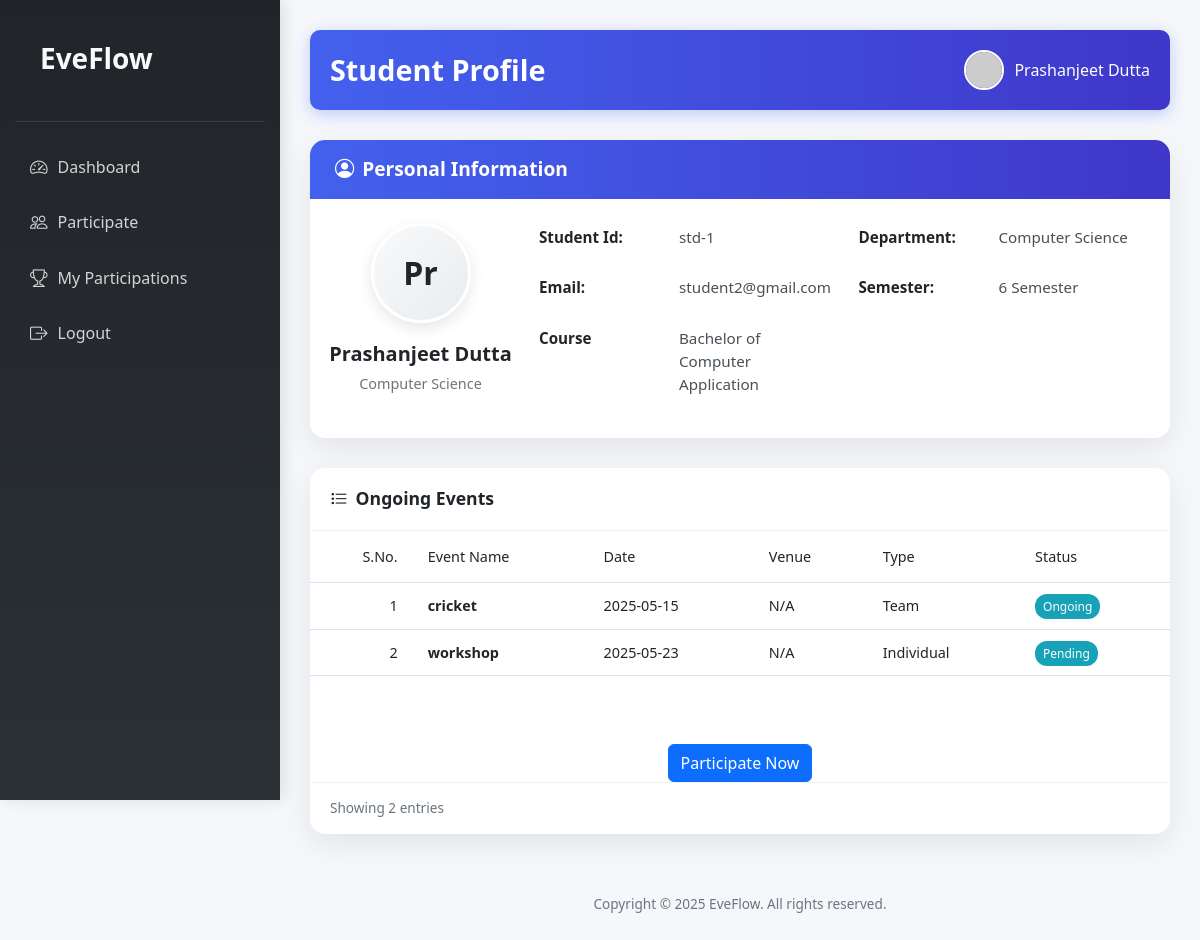
/student.php (signed in), run on the app's committed database.
### tables this page shows
CREATE TABLE `users` (
  `st_id` varchar(20) NOT NULL,
  `email` varchar(255) NOT NULL,
  `student_name` varchar(255) NOT NULL,
  `course` varchar(255) NOT NULL,
  `dept` varchar(255) NOT NULL,
  `semester` varchar(255) NOT NULL,
  `password` varchar(255) NOT NULL,
  `created_at` timestamp NOT NULL DEFAULT current_timestamp()
);

CREATE TABLE `events` (
  `event_id` int(11) NOT NULL,
  `event_name` varchar(255) NOT NULL,
  `event_date` date NOT NULL,
  `venue_id` int(11) DEFAULT NULL,
  `event_type` enum('Individual','Team') NOT NULL,
  `status` enum('Pending','Ongoing','Completed') NOT NULL DEFAULT 'Pending',
  `organizer_id` varchar(20) NOT NULL,
  `created_at` timestamp NOT NULL DEFAULT current_timestamp()
);

### student.php (the view, shortened to what this page needs)
<?php
$servername = "localhost";
$username = "root";
$password = "";
$dbname = "eveflow_db";
$conn = new mysqli($servername, $username, $password, $dbname);
$student_id = mysqli_real_escape_string($conn, $_SESSION['st_id']);
$student_query = "SELECT * FROM users WHERE st_id = '$student_id'";
$student_result = $conn->query($student_query);
$student_data = $student_result->fetch_assoc();
$events_query = "SELECT e.event_id, e.event_name, e.event_date,
                        v.venue_name, e.event_type, e.status
                 FROM events e
                 LEFT JOIN venue v ON e.venue_id = v.venue_id
                 WHERE e.status IN ('ongoing', 'pending')
                 ORDER BY e.event_date ASC";
$events_result = $conn->query($events_query);
?>
<!DOCTYPE html>
<html lang="en">
<head>
    <link href="https://cdn.jsdelivr.net/npm/bootstrap@5.3.0/dist/css/bootstrap.min.css" rel="stylesheet">
    <link rel="stylesheet" href="https://cdn.jsdelivr.net/npm/bootstrap-icons@1.10.0/font/bootstrap-icons.css">
    <link rel="stylesheet" href="css/userstyle.css" type="text/css" media="all" />
</head>
<body>
    <div class="sidebar">
        <div class="sidebar-header">
            <a href="index.php" class="no-transform-hover"><h3><span>EveFlow</span></h3></a>
        </div>
        <a href="student.php"><i class="bi bi-speedometer2"></i> <span>Dashboard</span></a>
        <a href="apply.php"><i class="bi bi-people"></i> <span>Participate</span></a>
        <a href="participation.php"><i class="bi bi-trophy"></i> <span>My Participations</span></a>
        <a href="logout.php"><i class="bi bi-box-arrow-right"></i> <span>Logout</span></a>
    </div>
    <div class="content">
        <div class="header">
            <div class="d-flex align-items-center">
                <h1>Student Profile</h1>
            </div>
            <div class="user-info">
                <img src="https://ui-avatars.com/api/?name=<?php echo urlencode($student_data['student_name']); ?>&background=random" alt="User">
                <span><?php echo htmlspecialchars($student_data['student_name']); ?></span>
            </div>
        </div>
        <div class="profile-card card">
            <div class="card-header">
                <i class="bi bi-person-circle me-2"></i>Personal Information
            </div>
            <div class="card-body py-4">
                <div class="row align-items-center">
                    <div class="col-md-3 text-center mb-4 mb-md-0">
                        <div class="profile-badge mx-auto mb-3"><?php echo substr($student_data['student_name'], 0, 2); ?></div>
                        <div class="profile-name"><?php echo htmlspecialchars($student_data['student_name']); ?></div>
                        <div class="profile-subtitle"><?php echo htmlspecialchars($student_data['dept']); ?></div>
                    </div>
                    <div class="col-md-9">
                        <div class="row g-4">
                            <div class="col-md-6">
                                <div class="profile-details">
                                    <div class="detail-row mb-3">
                                        <span class="detail-label">Student Id:</span>
                                        <span class="detail-value"><?php echo htmlspecialchars($student_data['st_id']); ?></span>
                                    </div>
                                    <div class="detail-row mb-3">
                                        <span class="detail-label">Email:</span>
                                        <span class="detail-value"><?php echo htmlspecialchars($student_data['email']); ?></span>
                                    </div>
                                    <div class="detail-row mb-3">
                                        <span class="detail-label">Course</span>
                                        <span class="detail-value"><?php echo htmlspecialchars($student_data['course']); ?></span>
                                    </div>
                                </div>
                            </div>
                            <div class="col-md-6">
                                <div class="profile-details">
                                    <div class="detail-row mb-3">
                                        <span class="detail-label">Department:</span>
                                        <span class="detail-value"><?php echo htmlspecialchars($student_data['dept']); ?></span>
                                    </div>
                                    <div class="detail-row mb-3">
                                        <span class="detail-label">Semester:</span>
                                        <span class="detail-value"><?php echo htmlspecialchars($student_data['semester']); ?> Semester</span>
                                    </div>
                                </div>
                            </div>
                        </div>
                    </div>
                </div>
            </div>
        </div>
        <div class="table-container">
            <div class="table-title">
                <h4><i class="bi bi-list-task me-2"></i>Ongoing Events</h4>
            </div>
            <div class="table-responsive">
                <table class="table table-hover mb-0">
                    <thead>
                        <tr>
                            <th class="id-column">S.No.</th>
                            <th>Event Name</th>
                            <th>Date</th>
                            <th>Venue</th>
                            <th>Type</th>
                            <th>Status</th>
                        </tr>
                    </thead>
                    <tbody>
                        <?php if ($events_result->num_rows > 0): ?>
                            <?php $serialNumber = 1;  ?>
                            <?php while($event = $events_result->fetch_assoc()): ?>
                                <tr>
                                    <td class="id-column"><?php echo $serialNumber++; ?></td>
                                    <td>
                                        <div class="d-flex align-items-center">
                                            <strong><?php echo htmlspecialchars($event['event_name']); ?></strong>
                                        </div>
                                    </td>
                                    <td><?php echo htmlspecialchars($event['event_date']); ?></td>
                                    <td><?php echo htmlspecialchars($event['venue_name'] ?? 'N/A'); ?></td>
                                    <td><?php echo htmlspecialchars($event['event_type']); ?></td>
                                    <td>
                                        <span class="status-badge <?php echo ($event['status'] == 'completed') ? 'badge-completed' : (($event['status'] == 'ongoing') ? 'badge-ongoing' : 'badge-pending'); ?>">
                                            <?php echo ucfirst(htmlspecialchars($event['status'])); ?>
                                        </span>
                                    </td>
                                </tr>
                            <?php endwhile; ?>
                        <?php else: ?>
                            <tr>
                                <td colspan="6" class="text-center">No ongoing events found</td>
                            </tr>
                        <?php endif; ?>
                    </tbody>
                </table>
            </div>
            <?php if ($events_result->num_rows > 0): ?>
            <br><br>
            <div class="participate-btn-container">
                <a href="apply.php" class="btn btn-primary">Participate Now</a>
            </div>
            <?php endif; ?>
            <div class="pagination-container">
                <div class="entries-info">
                    Showing <?php echo $events_result->num_rows; ?> entries
                </div>
            </div>
        </div>
        <div class="footer">
            <p>Copyright © 2025 EveFlow. All rights reserved.</p>
        </div>
    </div>
</body>
</html>

### css/userstyle.css (style rules this page uses)
:root { --primary-color: #4361ee; --secondary-color: #3f37c9; --accent-color: #4895ef; --dark-color: #212529; --light-color: #f8f9fa; --success-color: #4cc9f0; }
body { display: flex; background-color: #f5f7fb; font-family: 'Segoe UI', Tahoma, Geneva, Verdana, sans-serif; overflow-x: hidden; }
.sidebar { width: 280px; height: 100vh; background: linear-gradient(180deg, var(--dark-color), #2b3035); color: white; padding: 25px 15px; position: fixed; box-shadow: 4px 0 15px rgba(0, 0, 0, 0.1); z-index: 1000; transition: all 0.3s ease; }
.sidebar-header { padding: 0 10px 20px; margin-bottom: 20px; border-bottom: 1px solid rgba(255, 255, 255, 0.1); }
.sidebar-header h3 { font-weight: 700; color: var(--light-color); display: flex; align-items: center; }
.sidebar a { color: rgba(255, 255, 255, 0.8); text-decoration: none; display: flex; align-items: center; padding: 12px 15px; border-radius: 8px; margin: 5px 0; transition: all 0.3s ease; }
.sidebar a i { margin-right: 10px; font-size: 1.1rem; }
.content { margin-left: 280px; width: calc(100% - 280px); padding: 30px; transition: all 0.3s ease; }
.header { background: linear-gradient(90deg, var(--primary-color), var(--secondary-color)); color: white; padding: 20px; border-radius: 10px; margin-bottom: 30px; box-shadow: 0 4px 15px rgba(67, 97, 238, 0.3); display: flex; justify-content: space-between; align-items: center; }
.header h1 { font-size: 1.8rem; font-weight: 600; margin: 0; }
.user-info { display: flex; align-items: center; }
.user-info img { width: 40px; height: 40px; border-radius: 50%; margin-right: 10px; border: 2px solid white; }
.profile-card { border-radius: 15px; border: none; box-shadow: 0 10px 30px rgba(0, 0, 0, 0.08); overflow: hidden; margin-bottom: 30px; }
.profile-card .card-header { background: linear-gradient(90deg, var(--primary-color), var(--secondary-color)); color: white; padding: 15px 25px; font-weight: 600; font-size: 1.2rem; border-bottom: none; }
.profile-badge { width: 100px; height: 100px; font-size: 2rem; font-weight: 700; background: linear-gradient(135deg, #f8f9fa, #e9ecef); color: var(--dark-color); display: flex; align-items: center; justify-content: center; border-radius: 50%; box-shadow: 0 5px 15px rgba(0, 0, 0, 0.1); border: 3px solid white; }
.profile-details { display: flex; flex-direction: column; gap: 12px; }
.detail-row { display: flex; align-items: baseline; }
.detail-label { width: 140px; font-weight: 600; color: var(--dark-color); font-size: 0.95rem; flex-shrink: 0; }
.detail-value { font-size: 0.95rem; color: #495057; flex-grow: 1; }
.profile-name { font-size: 1.25rem; font-weight: 600; margin-bottom: 4px; }
.profile-subtitle { font-size: 0.9rem; color: #6c757d; margin-bottom: 20px; }
.table-container { background: white; border-radius: 15px; box-shadow: 0 10px 30px rgba(0, 0, 0, 0.08); padding: 0; overflow: hidden; }
.table-title { padding: 20px; border-bottom: 1px solid rgba(0, 0, 0, 0.05); display: flex; justify-content: space-between; align-items: center; }
.table-title h4 { margin: 0; font-weight: 600; color: var(--dark-color); font-size: 1.1rem; }
table { margin: 0; }
thead { background: linear-gradient(90deg, var(--primary-color), var(--secondary-color)); color: white; }
th { font-weight: 500; padding: 15px !important; font-size: 0.9rem; }
td { padding: 12px 15px !important; vertical-align: middle; font-size: 0.9rem; }
.id-column { padding-left: 15px !important; text-align: right; }
.status-badge { padding: 6px 12px; border-radius: 20px; font-size: 0.8rem; font-weight: 500; }
.pagination-container { padding: 15px 20px; border-top: 1px solid rgba(0, 0, 0, 0.05); display: flex; justify-content: space-between; align-items: center; }
.entries-info { color: #6c757d; font-size: 0.85rem; }
.footer { margin-top: 40px; text-align: center; color: #6c757d; font-size: 0.85rem; padding: 20px; }

### student.php (style rules this page uses)
.status-badge { padding: 4px 8px; border-radius: 12px; font-size: 12px; font-weight: 500; }
.badge-pending { background-color: #17a2b8; color: white; }
.participate-btn-container { text-align: center; margin-top: 20px; }

### data on the page
users: student_name "Prashanjeet Dutta", student_name "Pr", dept "Computer Science", st_id "std-1", email "student2@gmail.com", course "Bachelor of Computer Application", semester "6"
events: event_name "cricket", event_date "2025-05-15", venue_name "N/A", event_type "Team", status "Ongoing"
events: event_name "workshop", event_date "2025-05-23", venue_name "N/A", event_type "Individual", status "Pending"

### other printed values
$events_result->num_rows "2"
